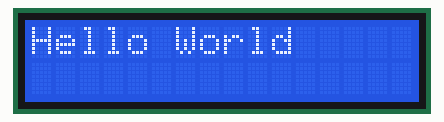
Recording of a sketch running on a simulated Arduino Uno, built with avr-gcc and run on an emulated ATmega328P. Parts: 16×2 character LCD.

Above: at 0.1 s.
At 0.6 s:
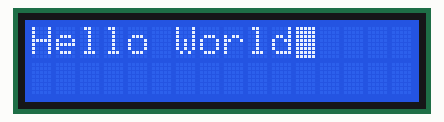

Measured:
- what the display in image 1 shows lasts 0.5 s, from 0.6 s to 1.1 s

The sketch:

two.ino
```cpp
//Code 2 - Blinking cursor

#include <LiquidCrystal.h>
short int rs=12,
          en=11,
          d4=5,
          d5=4,
          d6=3,
          d7=2;
LiquidCrystal lcd(rs,en,d4,d5,d6,d7);


void setup() {
lcd.begin(16,2); //set up the LCD number of columns and rows
lcd.print("Hello World"); //print a message on the LCD
}

void loop() {
lcd.noBlink();    //Turn off blinking cursor
delay(500);
lcd.blink();      //Turn on blinking cursor
delay(500);
}
```
